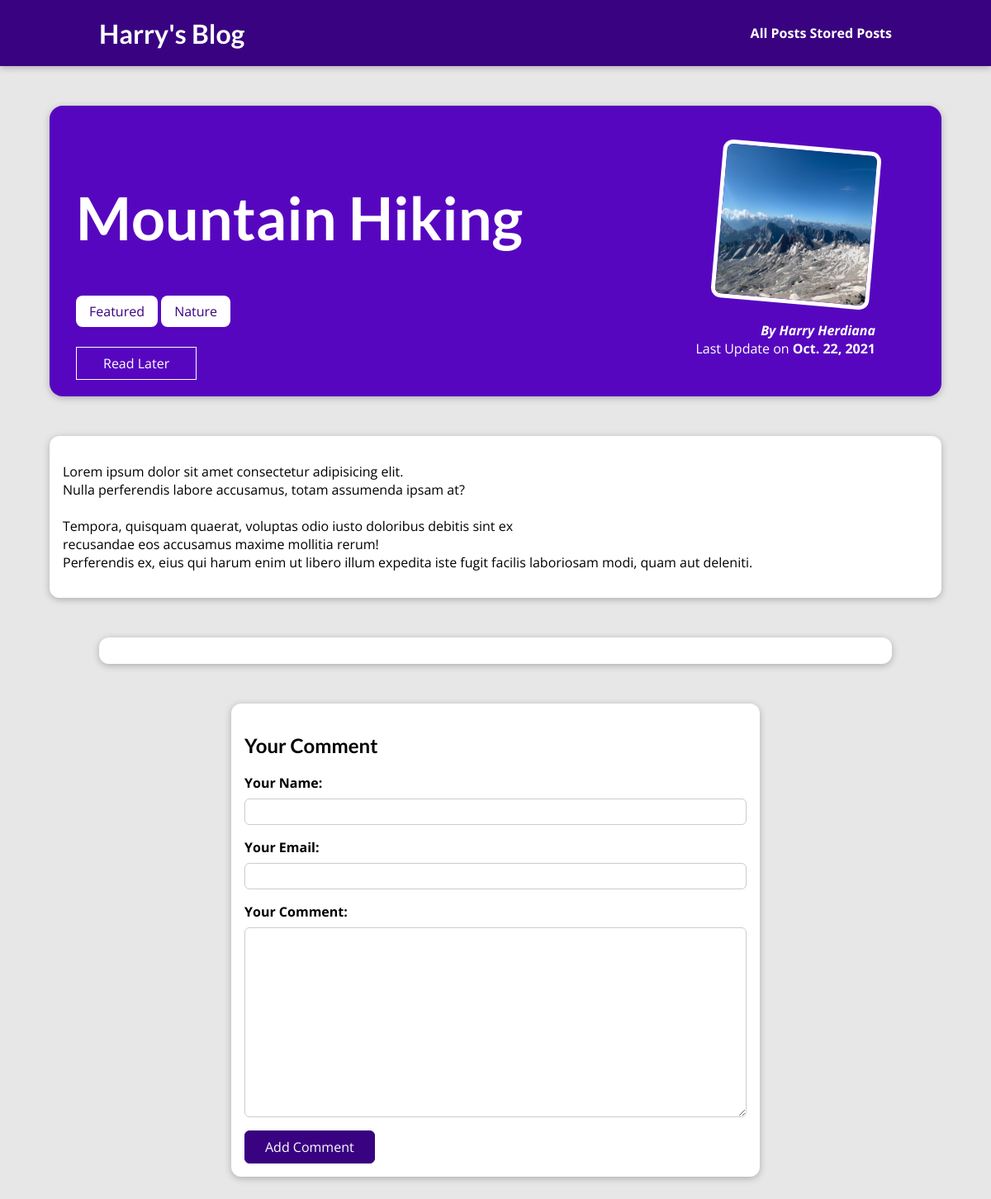
Page /post/mountain-hiking on the committed database.
### blog/models.py (models this page shows, shortened)
class Post(models.Model):
    author = models.ForeignKey(Author, on_delete=models.SET_NULL,related_name="posts",null=True)
    excerpt = models.CharField(max_length=100,null=True)
    title = models.CharField(max_length=50)
    image = models.ImageField(upload_to="posts",null=True)
    date = models.DateField(auto_now=False)
    slug = models.SlugField(default="", blank=True, null=False, db_index=True)
    content = models.TextField(validators=[MinLengthValidator(10)])
    tag = models.ManyToManyField(Tag)

class Tag(models.Model):
    caption = models.CharField(max_length=100)

class Author(models.Model):
    first_name = models.CharField(max_length=50)
    last_name = models.CharField(max_length=50)
    email_address = models.EmailField(max_length=100)
    def __str__(self):
        return f"{self.first_name} {self.last_name}"

### blog/views.py (the view, shortened to what this page needs)
# urls.py: path("post/<slug:slug>", views.PostDetailView.as_view(), name="post_detail_page"),
class PostDetailView(View):
    def is_stored_posts(self,request,post_id):
        stored_posts = request.session.get("stored_posts")
        if stored_posts is not None:
            is_saved_for_later = post_id in stored_posts
        else:
            is_saved_for_later=False
        return is_saved_for_later
    def get(self,request,slug):
        post = Post.objects.get(slug=slug)
        context = {
            "post":post,
            "post_tags":post.tag.all(),
            "comment_form":CommentForm,
            "comments": post.comments.all().order_by("-id"),
            "saved_for_later": self.is_stored_posts(request,post.id),
        }
        return render(request,"blog/post_detail.html",context)

### blog/templates/blog/post_detail.html (shortened to what this page needs)
{% extends 'base.html' %}
{% load static %}
{% block css_files %}
<link rel="stylesheet" href="{% static 'blog/post_detail.css' %}" />
{% endblock css_files %}
{% block content %}
<section id="summary">
  <h2>{{post.title}}</h2>
    <div>
    {% for tag in post_tags %}
      <span class="tag">{{ tag.caption }}</span>
    {% endfor %}
  </div>
  <div id="read-later">
  <form action="{% url 'read_later' %}" method="POST">
  <button>{% if saved_for_later %}
  Remove from "Read Later"
  {% else %}
  Read Later
  {% endif %}
  </button>
  </form>
  </div>
  <article>
    <img src="{{post.image.url}}" alt="Post Title" />
    <address>By {{post.author|title}}</address>
    <div>Last Update on <time>{{post.date |date}}</time></div>
  </article>
</section>
<main>{{post.content|linebreaks}}</main>
<section id="comments">
</section>
  <section id="comment-form">
    <h2>Your Comment</h2>
    <form action="{% url "post_detail_page" post.slug %}" method="POST">
      {% csrf_token %} {% for form_field in comment_form %}
      <div class="form-control {% if form_field.errors %}invalid{% endif %}">
        {{form_field.label_tag}}
        {{form_field}}
      </div>
      {% endfor %}
      <button>Add Comment</button>
    </form>
  </section>
{% endblock content %}

### static/app.css (style rules this page uses)
* { box-sizing: border-box; }
html { font-family: 'Open Sans', 'Lato', sans-serif; }
body { margin: 0; }
h1, h2, h3 { font-family: 'Lato', sans-serif; font-weight: bold; }

### blog/static/blog/post_detail.css (style rules this page uses)
body { background-color: #e7e7e7; }
#summary { margin: 8rem auto 3rem auto; padding: 2rem; width: 90%; max-width: 90rem; border-radius: 16px; background-color: #5706c0; position: relative; box-shadow: 0 2px 8px rgba(0, 0, 0, 0.25); height: 22rem; }
#summary h2 { color: white; font-size: 4.5rem; }
#summary article { position: absolute; top: 2rem; right: 3rem; padding: 1rem 2rem; border-radius: 12px; text-align: right; color: white; }
#summary article img { width: 12rem; height: 12rem; border-radius: 12px; transform: rotateZ(5deg); border: 5px solid white; margin-bottom: 1rem; }
#summary address { font-weight: bold; }
#summary time { font-weight: bold; }
#read-later { margin:2rem 0; }
#read-later button { background-color: transparent; border:1px solid white; padding:0.5rem 2rem; font: inherit; color: white; }
main { width: 90%; max-width: 90rem; margin: 3rem auto; background-color: white; padding: 1rem; border-radius: 12px; box-shadow: 0 2px 8px rgba(0, 0, 0, 0.25); }
.tag { background-color: white; color: #390281; padding: 0.5rem 1rem; border-radius: 8px; }
#comment-form { margin: 3rem auto; width: 90%; max-width: 40rem; border-radius: 12px; background-color: white; box-shadow: 0 2px 8px rgba(0, 0, 0, 0.25); padding: 1rem; }
#comment-form button { font: inherit; background-color: #390281; color: white; border: 1px solid #390281; padding: 0.5rem 1.5rem; border-radius: 6px; cursor: pointer; }
.form-control { margin-bottom: 1rem; }
.form-control label { font-weight: bold; margin-bottom: 0.5rem; display: block; }
.form-control input, .form-control textarea { display: block; width: 100%; font: inherit; padding: 0.25rem; border-radius: 6px; border: 1px solid #ccc; }
#comments { margin: 3rem auto; width: 90%; max-width: 60rem; border-radius: 12px; background-color: white; box-shadow: 0 2px 8px rgba(0, 0, 0, 0.25); padding: 1rem 2rem; }

### rows in the picture
Post: title "Mountain Hiking", image (picture), author "Harry Herdiana", date "Oct. 22, 2021", content "Lorem ipsum dolor sit amet consectetur adipisicing elit. Nulla perferendis labore accusamus, totam assumenda ipsam at? Tempora, quisquam quaerat, voluptas odio iusto doloribus debitis sint ex recusandae eos accusamus maxime mollitia rerum! Perferendis ex, eius qui harum enim ut libero illum expedita iste fugit facilis laboriosam modi, quam aut deleniti."
Tag: caption "Featured"
Tag: caption "Nature"
